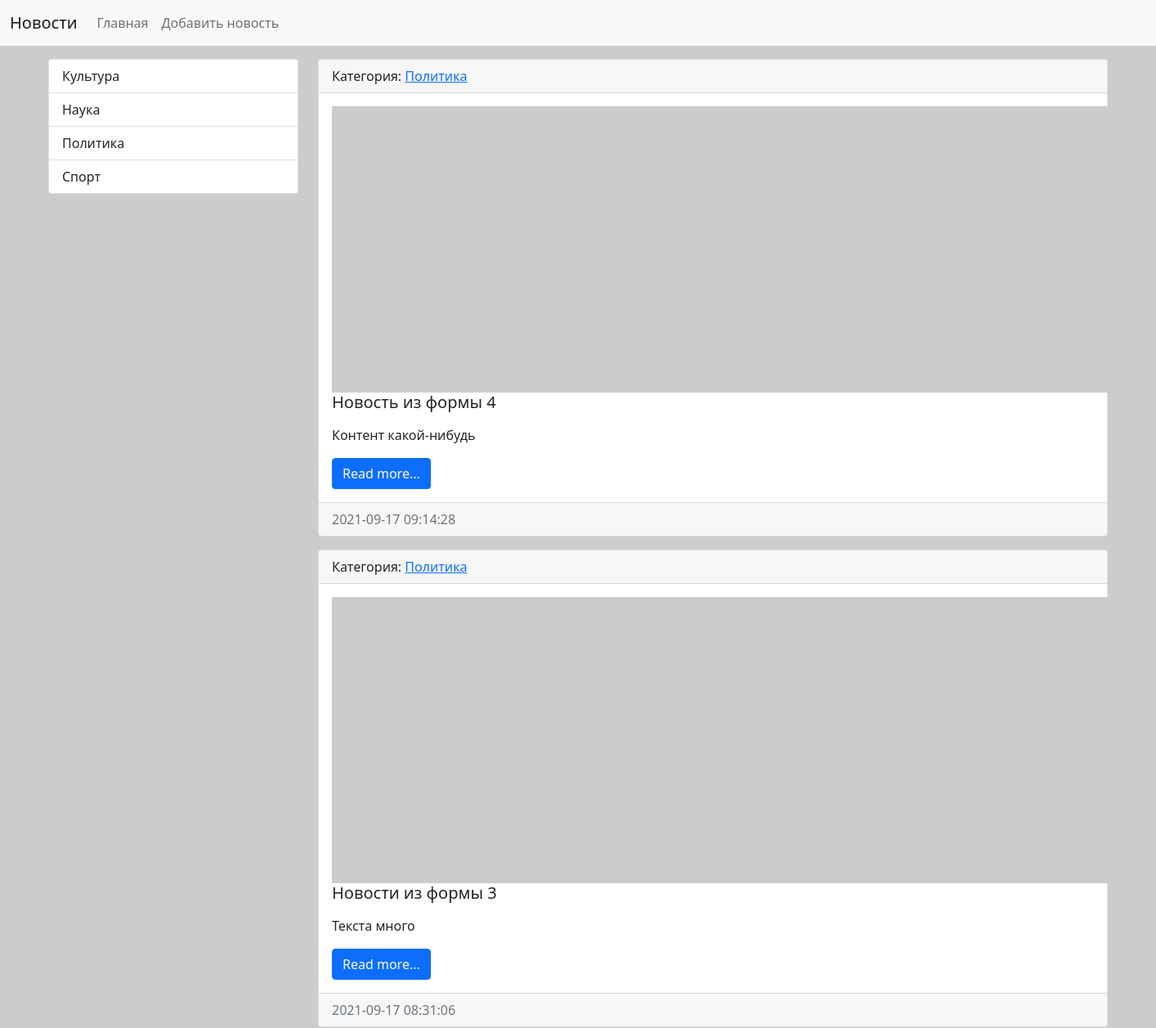
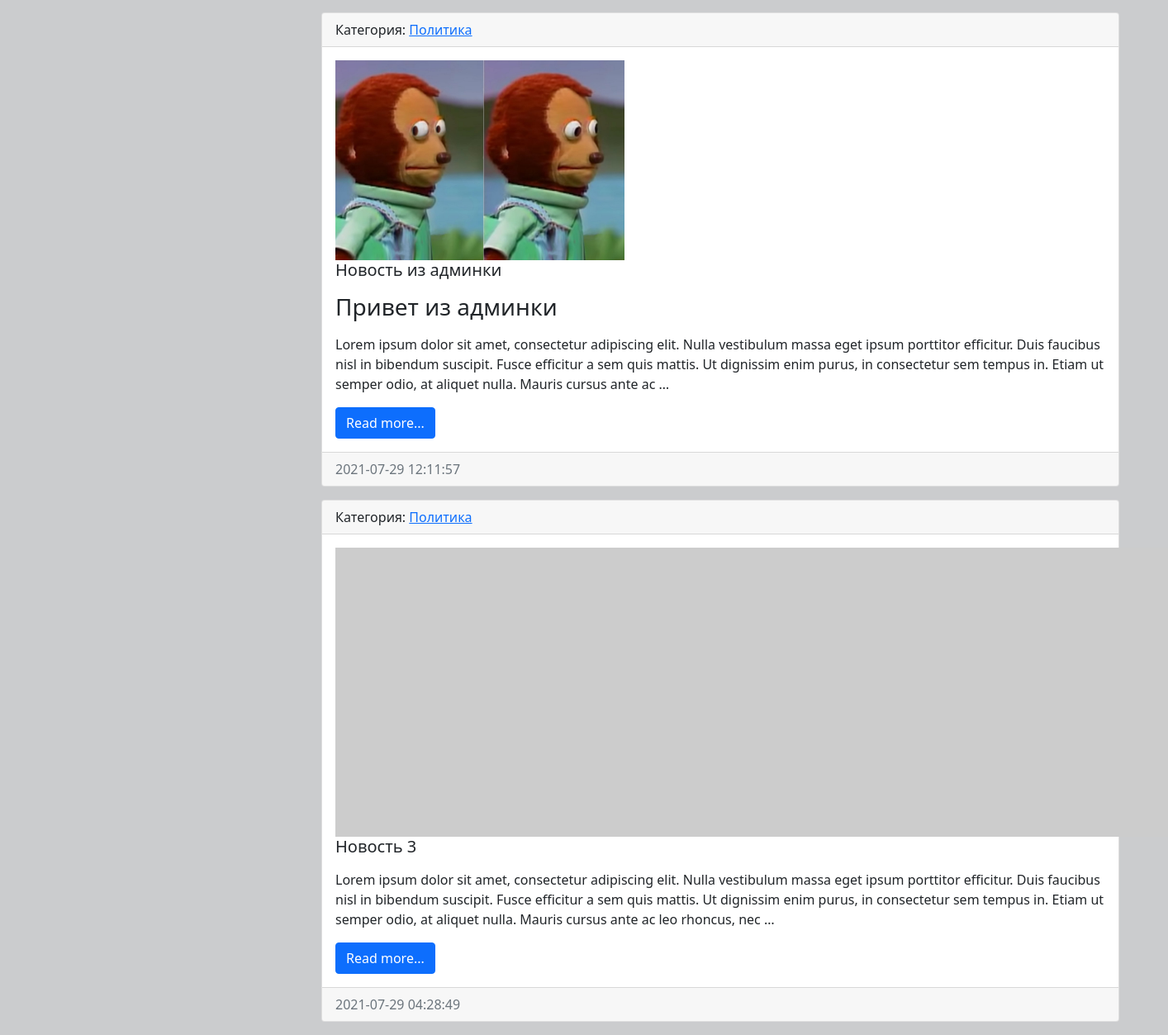
Screenshot of /category/3/ with the database file from the repository (2 pictures, top to bottom).
### news/models.py (models this page shows, shortened)
class Category(models.Model):
    title = models.CharField(max_length=150, db_index=True, verbose_name="Наименование категории")
    def __str__(self):
        return self.title
    def get_absolute_url(self):
        return reverse('category', kwargs={'category_id': self.pk})
    class Meta:
        verbose_name = "Категория"
        verbose_name_plural = "Категории"
        ordering = ["title"]

class News(models.Model):
    title = models.CharField(max_length=150, verbose_name="Наименование")
    content = models.TextField(blank=True, verbose_name="Контент")
    created_at = models.DateTimeField(auto_now_add=True, verbose_name="Дата публикации")
    updated_at = models.DateTimeField(auto_now=True, verbose_name="Обновленно")
    photo = models.ImageField(upload_to="photos/%Y/%m/%d/", verbose_name="Фото", blank=True)
    is_published = models.BooleanField(default=True, verbose_name="Опубликовано")
    category = models.ForeignKey("Category", on_delete=models.PROTECT, verbose_name="Категория")
    def get_absolute_url(self):
        return reverse('view_news', kwargs={'pk': self.pk})
    class Meta:
        verbose_name = "Новость"
        verbose_name_plural = "Новости"
        ordering = ["-created_at"]

### news/views.py (the view)
# urls.py: path('category/<int:category_id>/', NewsByCategory.as_view(), name='category'),
class NewsByCategory(ListView):
    model = News
    template_name = 'news/home_news_list.html'
    context_object_name = 'news'
    allow_empty = False
    def get_context_data(self, **kwargs):
        context = super().get_context_data(**kwargs)
        context['title'] = Category.objects.get(pk=self.kwargs['category_id'])
        return context
    def get_queryset(self):
        return News.objects.filter(category_id=self.kwargs['category_id'], is_published=True)

### news/templatetags/news_tags.py (called while the page is built)
@register.inclusion_tag('news/list_categories.html')
def show_categories(arg1='Hello', arg2='World'):
    categories = Category.objects.all()
    return {'categories': categories, 'arg1': arg1, 'arg2': arg2}

### news/templates/news/home_news_list.html (shortened to what this page needs)
{% extends 'news/base.html' %}
{% block sidebar %}
    {% include 'news/inc/_sidebar.html' %}
{% endblock %}
{% block content %}
    {% for item in news %}
        <div class="card mb-3">
            <div class="card-header">
                Категория: <a href="{{ item.get_absolute_url }}">{{ item.category }}</a>
            </div>
            <div class="card-body">
                <div class="media">
                    {% if item.photo %}
                        <img src=" {{ item.photo.url }} " alt="" width="350" class="mr-3">
                    {% else %}
                        <img src="https://picsum.photos/id/1060/350/300/?blur=2" alt="">
                    {% endif %}
                    <div class="media-body">
                        <h5 class="card-title">{{ item.title }}</h5>
                        <p class="card-text">{{ item.content|safe|linebreaks|truncatewords:50 }}</p>
                        <a href="{{ item.get_absolute_url }}" class="btn btn-primary">Read more...</a>
                    </div>
                </div>
            </div>
            <div class="card-footer text-muted">
                {{ item.created_at|date:"Y-m-d H:i:s" }}
            </div>
        </div>
    {% endfor %}
{% endblock %}

### news/templates/news/list_categories.html
<div class="list-group">
    {% for item in categories %}
        <a href="{{ item.get_absolute_url }}" class="list-group-item list-group-item-action">
            {{ item.title }}
        </a>
    {% endfor %}
</div>

### rows the page displays
Category: title "Культура"
Category: title "Наука"
Category: title "Политика"
Category: title "Спорт"
News: category "Политика", title "Новость из формы 4", content "Контент какой-нибудь", created_at "2021-09-17 09:14:28"
News: category "Политика", title "Новости из формы 3", content "Текста много", created_at "2021-09-17 08:31:06"
News: category "Политика", photo (picture), title "Новость из админки", content "Привет из админки Lorem ipsum dolor sit amet, consectetur adipiscing elit. Nulla vestibulum massa eget ipsum porttitor efficitur. Duis faucibus nisl in bibendum suscipit. Fusce efficitur a sem quis mattis. Ut dignissim enim purus, in consectetur sem tempus in. Etiam ut semper odio, at aliquet nulla. Mauris cursus ante ac …", created_at "2021-07-29 12:11:57"
News: category "Политика", title "Новость 3", content "Lorem ipsum dolor sit amet, consectetur adipiscing elit. Nulla vestibulum massa eget ipsum porttitor efficitur. Duis faucibus nisl in bibendum suscipit. Fusce efficitur a sem quis mattis. Ut dignissim enim purus, in consectetur sem tempus in. Etiam ut semper odio, at aliquet nulla. Mauris cursus ante ac leo rhoncus, nec …", created_at "2021-07-29 04:28:49"
